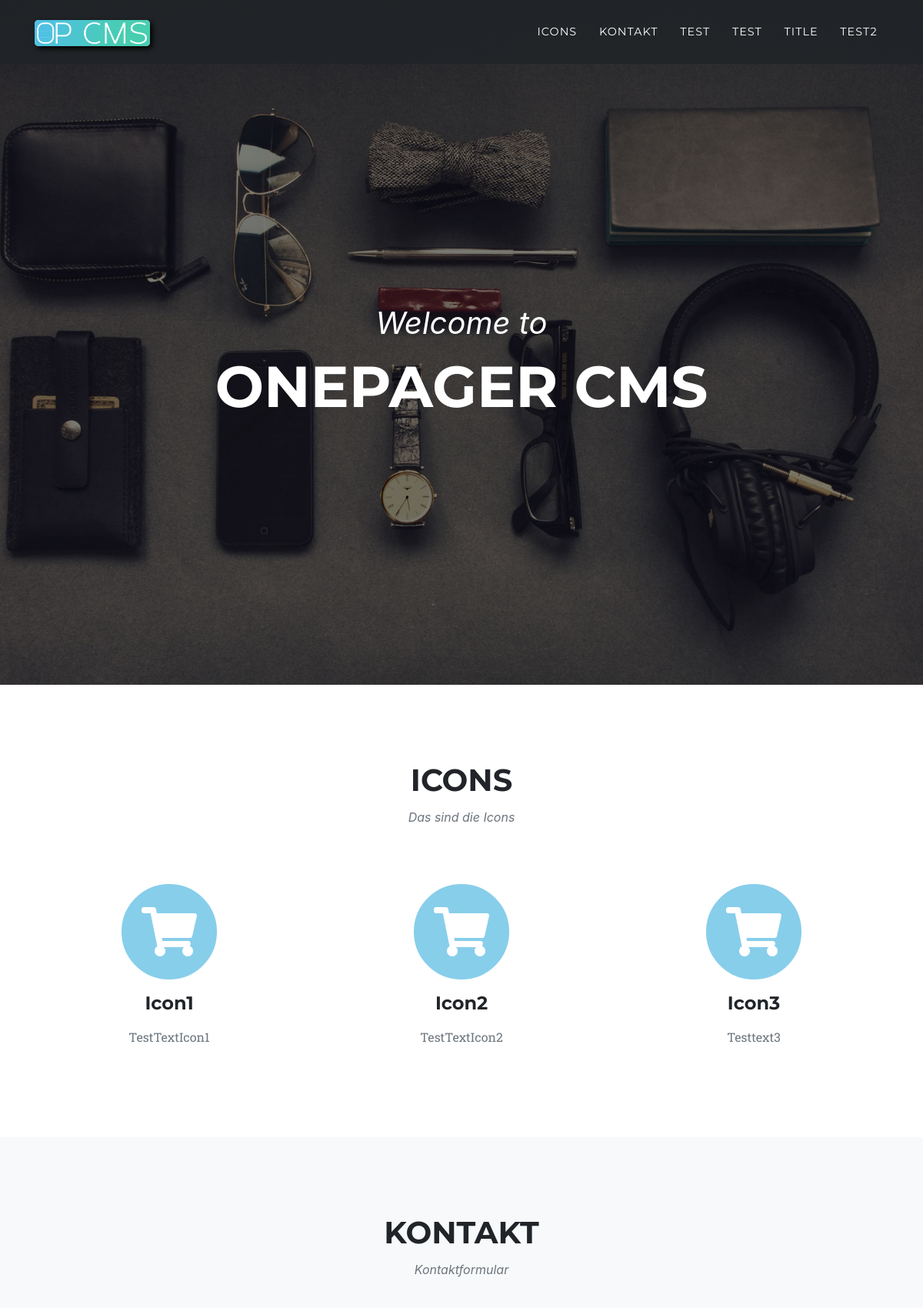
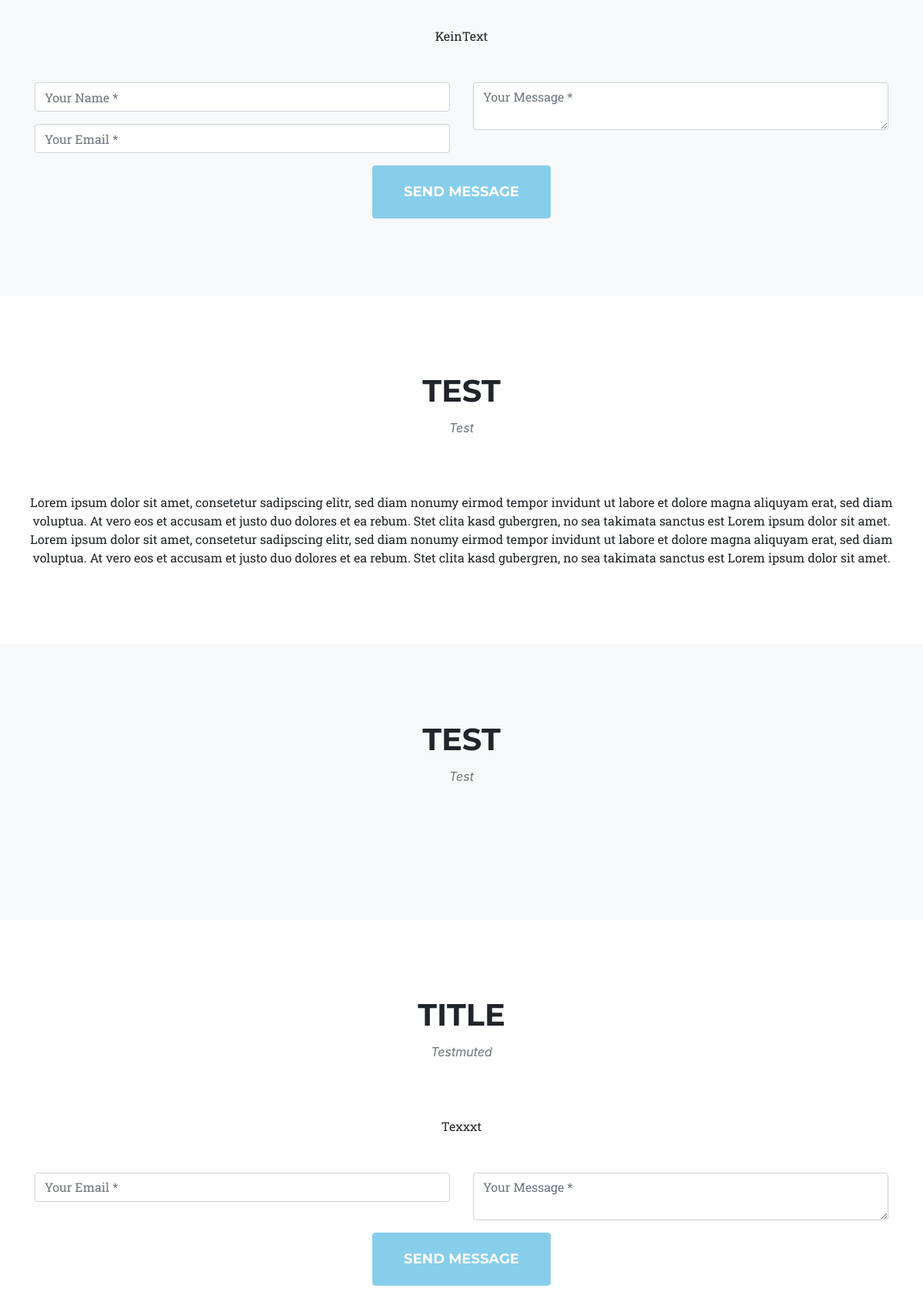
The page /pages/index.php (upper part) on the database its author committed (2 pictures, top to bottom).
### tables this page shows
CREATE TABLE settings
(
    id int PRIMARY KEY,
    setting VARCHAR(255),
    value TEXT
);

CREATE TABLE header
(
    specialid int PRIMARY KEY,
    mutedtitle TEXT,
    title TEXT
);

CREATE TABLE icons
(
  specialid int PRIMARY KEY,
  position int NOT NULL,
  sectiontype VARCHAR(255) NOT NULL,
  title VARCHAR NOT NULL,
  mutedtitle VARCHAR NOT NULL,
  date TEXT NOT NULL,

  iconone VARCHAR (255) NOT NULL,
  icontwo VARCHAR (255) NOT NULL,
  iconthree VARCHAR (255),
  iconfour VARCHAR (255),
  iconfive VARCHAR (255),
  iconsix VARCHAR (255),
  iconseven VARCHAR (255),
  iconeight VARCHAR (255),

  iconheadlineone VARCHAR (255) NOT NULL,
  iconheadlinetwo VARCHAR (255) NOT NULL,
  iconheadlinethree VARCHAR (255),
  iconheadlinefour VARCHAR (255),
  iconheadlinefive VARCHAR (255),
  iconheadlinesix VARCHAR (255),
  iconheadlineseven VARCHAR (255),
  iconheadlineeight VARCHAR (255),

  icontextone TEXT NOT NULL,
  icontexttwo TEXT NOT NULL,
  icontextthree TEXT,
  icontextfour TEXT,
  icontextfive TEXT,
  icontextsix TEXT,
  icontextseven TEXT,
  icontexteight TEXT
);

CREATE TABLE contact
(
  specialid int PRIMARY KEY,
  position int NOT NULL,
  sectiontype VARCHAR(255) NOT NULL,
  title VARCHAR NOT NULL,
  mutedtitle VARCHAR NOT NULL,
  text TEXT NOT NULL,
  date TEXT NOT NULL,
  name BOOLEAN,
  email BOOLEAN,
  message BOOLEAN,
  captcha BOOLEAN
);

CREATE TABLE standard
(
  specialid int PRIMARY KEY,
  position int NOT NULL,
  sectiontype VARCHAR(255) NOT NULL,
  title VARCHAR (255) NOT NULL,
  mutedtitle VARCHAR(255) NOT NULL,
  text TEXT NOT NULL,
  date TEXT NOT NULL

);

### database/SQLSectionActions.php (the view, shortened to what the rows shown need)
<?php
include "../database/Standard.php";
include "../database/Icons.php";
include "../database/Contact.php";
include "../database/SQLSettingActions.php";
class SQLSectionActions implements ISectionActions
{
    public function getAllSections()
    {
        $secation_array = array();
        include '../database/connect.php';
        $prepare = $db->prepare('select * from sections order by position');
        $prepare->execute();
        $r = $prepare->fetchAll();
        for ($i = 0; $i < sizeof($r); $i++) {
            if($r[$i][1] == "standard"){
                $selection = $this->getEntryFromStandardTable($r[$i][2]);
                $superid = $this->getSuperIDForStandardEntry($selection[0]['specialid']);
                $standard = new Standard($selection[0][0], $selection[0][1], $selection[0][2], $selection[0][3], $selection[0][4], $selection[0][5], $selection[0][6], $superid[0][0]);
                array_push($secation_array, $standard);
            }
            if($r[$i][1] == "icons"){
                $selection = $this->getEntryFromIconsTable($r[$i][2]);
                $iconArray = array(
                    $selection[0][6],
                    $selection[0][7],
                    $selection[0][8],
                    $selection[0][9],
                    $selection[0][10],
                    $selection[0][11],
                    $selection[0][12],
                    $selection[0][13],
                );
                $iconHeadlineArray = array(
                    $selection[0][14],
                    $selection[0][15],
                    $selection[0][16],
                    $selection[0][17],
                    $selection[0][18],
                    $selection[0][19],
                    $selection[0][20],
                    $selection[0][21],
                );
                $iconTextArray = array(
                    $selection[0][22],
                    $selection[0][23],
                    $selection[0][24],
                    $selection[0][25],
                    $selection[0][26],
                    $selection[0][27],
                    $selection[0][28],
                    $selection[0][29],
                );
                $superid = $this->getSuperIDForIconsEntry($selection[0]['specialid']);
                $icons = new Icons($selection[0][0], $selection[0][1], $selection[0][2], $selection[0][3], $selection[0][4], $selection[0][5], $iconArray, $iconHeadlineArray, $iconTextArray, $superid[0]['id']);
                array_push($secation_array, $icons);
            }
            if($r[$i][1] == "contact"){
                $prepstandard = $db->prepare('select * from contact where specialid=:specialid');
                $prepstandard->bindValue(':specialid', $r[$i][2]);
                $prepstandard->execute();
                $selection = $prepstandard->fetchAll();
                $superid = $this->getSuperIDForContactEntry($selection[0]['specialid']);
                $contact = new Contact($selection[0][0], $selection[0][1], $selection[0][2], $selection[0][3], $selection[0][4], $selection[0][5], $selection[0][6], $selection[0][7], $selection[0][8], $selection[0][9], $selection[0][10], $superid[0]['id']);
                array_push($secation_array, $contact);
            }
        }
        return $secation_array;
    }
    private function getEntryFromStandardTable($sid){
        include '../database/connect.php';
        $prepstandard = $db->prepare('select * from standard where specialid=:specialid');
        $prepstandard->bindValue(':specialid', $sid);
        $prepstandard->execute();
        $selection = $prepstandard->fetchAll();
        return $selection;
    }
    private function getSuperIDForStandardEntry($sid){
        include '../database/connect.php';
        $prepstandard = $db->prepare('select id from sections where specialid=:specialid AND type=:type');
        $prepstandard->bindValue(':specialid', $sid);
        $prepstandard->bindValue(':type', 'standard');
        $prepstandard->execute();
        $selection = $prepstandard->fetchAll();
        return $selection;
    }
    private function getSuperIDForIconsEntry($sid){
        include '../database/connect.php';
        $prepstandard = $db->prepare('select id from sections where specialid=:specialid AND type=:type');
        $prepstandard->bindValue(':specialid', $sid);
        $prepstandard->bindValue(':type', 'icons');
        $prepstandard->execute();
        $selection = $prepstandard->fetchAll();
        return $selection;
    }
    private function getSuperIDForContactEntry($sid){
        include '../database/connect.php';
        $prepstandard = $db->prepare('select id from sections where specialid=:specialid AND type=:type');
        $prepstandard->bindValue(':specialid', $sid);
        $prepstandard->bindValue(':type', 'contact');
        $prepstandard->execute();
        $selection = $prepstandard->fetchAll();
        return $selection;
    }
    private function getEntryFromIconsTable($sid){
        include '../database/connect.php';
        $prepstandard = $db->prepare('select * from icons where specialid=:specialid');
        $prepstandard->bindValue(':specialid', $sid);
        $prepstandard->execute();
        $selection = $prepstandard->fetchAll();
        return $selection;
    }
    public function showAllSections(){
        $sectionarray = $this->getAllSections();
        if (sizeof($sectionarray) > 0) {
            for ($i = 0; $i < sizeof($sectionarray); $i++) {
                if ($i % 2 == 0) {
                    $bgcolor = "";
                } else {
                    $bgcolor = "bg-light ";
                }
                if ($sectionarray[$i]->getType() == "standard") {
                    $this->showStandardSection($i, $bgcolor, $sectionarray);
                } elseif ($sectionarray[$i]->getType() == "icons") {
                   $this->showIconsSection($i, $bgcolor, $sectionarray);
                }
                elseif ($sectionarray[$i]->getType() == "contact"){
                    $this->showContactSection($i, $bgcolor, $sectionarray);
                }
            }
        } else {
            echo "There are no sections configured.";
        }
    }
    private function showStandardSection($i, $bgcolor, $sectionarray){
        echo '
                  <section class="' . $bgcolor . 'page-section" id="' . $sectionarray[$i]->getTitle() . '">
    <div class="container">
      <div class="row">
        <div class="col-lg-12 text-center">
          <h2 class="section-heading text-uppercase">' . $sectionarray[$i]->getTitle() . '</h2>
          <h3 class="section-subheading text-muted">' . $sectionarray[$i]->getMutedTitle() . '</h3>
        </div>
      </div>
      <div class="row text-center">' . $sectionarray[$i]->getText() . '
      </div>
    </div>
  </section>
                ';
    }
    private function showIconsSection($i, $bgcolor, $sectionarray){
    echo '
                      <section class="' . $bgcolor . 'page-section" id="' . $sectionarray[$i]->getTitle() . '">
    <div class="container">
      <div class="row">
        <div class="col-lg-12 text-center">
          <h2 class="section-heading text-uppercase" >' . $sectionarray[$i]->getTitle() . '</h2>
          <h3 class="section-subheading text-muted">' . $sectionarray[$i]->getMutedTitle() . '</h3>
        </div>
      </div>
      <div class="row text-center">';
    for ($h = 0; $h < count(array_filter($sectionarray[$i]->getIcons())); $h++) {
        echo '
        <div class="col-md-4">
          <span class="fa-stack fa-4x">
            <i class="fas fa-circle fa-stack-2x text-primary"></i>
            <i class="fas ' . $sectionarray[$i]->getIcons()[$h] . ' fa-stack-1x fa-inverse"></i>
          </span>
          <h4 class="service-heading">' . $sectionarray[$i]->getIconHeadline()[$h] . '</h4>
          <p class="text-muted">'. $sectionarray[$i]->getIconTexts()[$h] . '</p>
        </div>
                    ';
    }
        echo '      </div>
    </div>
  </section>';
    }
    private function showContactSection($i, $bgcolor, $sectionarray){
        $settingsActions = new SQLSettingActions();
        $namefield = "";
        $emailfield = "";
        $messagefield = "";
        $captchafield = "";
        if($sectionarray[$i]->getName()){
            $namefield = '
                            <div class="form-group">
                                <input class="form-control" id="name" type="text" placeholder="Your Name *" required="required" data-validation-required-message="Please enter your name.">
                                <p class="help-block text-danger"></p>
                            </div>
                            '
            ;
        }
        if($sectionarray[$i]->getEmail()){
            $emailfield = '
                            <div class="form-group">
                                <input class="form-control" id="email" type="email" placeholder="Your Email *" required="required" data-validation-required-message="Please enter your email address.">
                                <p class="help-block text-danger"></p>
                            </div>
                            '
            ;
        }
        if ($sectionarray[$i]->getMessage()) {
            $messagefield = '
                           <div class="form-group">
                                <textarea class="form-control" id="message" placeholder="Your Message *" required="required" data-validation-required-message="Please enter a message."></textarea>
                                <p class="help-block text-danger"></p>
                            </div>
                            '
            ;
        }
        if($sectionarray[$i]->getCaptcha()){
            $captchafield = '
                           <script src="https://www.google.com/recaptcha/api.js" async defer></script>
                           <div class="g-recaptcha" data-sitekey="' . $settingsActions->getSettingValue("recaptcha_key") . '"></div>'
            ;
        }
        echo'
        <section class="' . $bgcolor . 'page-section" id="' . $sectionarray[$i]->getTitle() . '">
                        <div class="container">
        <div class="row">
            <div class="col-lg-12 text-center">
                <h2 class="section-heading text-uppercase">' . $sectionarray[$i]->getTitle() . '</h2>
                <h3 class="section-subheading text-muted">' . $sectionarray[$i]->getMutedTitle() . '</h3>
                <div class="text-center mb-5">' . $sectionarray[$i]->getText() . '
      </div>
            </div>
        </div>
        <div class="row">
            <div class="col-lg-12">
                <form id="contactForm" name="sentMessage" novalidate="novalidate">
                    <div class="row">
                        <div class="col-md-6">
                            ' . $namefield . $emailfield . '
                        </div>
                        <div class="col-md-6">
                            ' . $messagefield . '
                        </div>
                        <div class="clearfix"></div>
                        <div class="col-lg-12 text-center">
                        ' . $captchafield . '
                            <div id="success"></div>
                            <button id="sendMessageButton" class="btn btn-primary btn-xl text-uppercase" type="submit">Send Message</button>
                        </div>
                    </div>
                </form>
            </div>
        </div>
    </div>
    </section>';
    }
    public function showNavigation()
    {
        $settingActions = new SQLSettingActions();
        $titles = $this->getAllTitles();
        $logo = $settingActions->getSettingValue("logo");
        $logoCSS = $settingActions->getSettingValue("logo_css");
        echo "
<nav class=\"navbar navbar-expand-lg navbar-dark fixed-top\" id=\"mainNav\">
    <div class=\"container\">
        <a class=\"navbar-brand js-scroll-trigger\" href=\"index.php#page-top\"><img style=\" " . $logoCSS . "\" src=\"" . $logo . "\"></a>
        <button class=\"navbar-toggler navbar-toggler-right\" type=\"button\" data-toggle=\"collapse\" data-target=\"#navbarResponsive\" aria-controls=\"navbarResponsive\" aria-expanded=\"false\" aria-label=\"Toggle navigation\">
            Menu
            <i class=\"fas fa-bars\"></i>
        </button>
        <div class=\"collapse navbar-collapse\" id=\"navbarResponsive\">
            <ul class=\"navbar-nav text-uppercase ml-auto\">";
        echo "</ul>
        </div>
    </div>
</nav>";
    }
    public function getAllTitles()
    {
        $titleArray = Array();
        $allSections = $this->getAllSections();
        for ($i = 0; $i < sizeof($allSections); $i++) {
            array_push($titleArray, $allSections[$i]->getTitle());
        }
        return $titleArray;
    }
}

### database/SQLHeaderActions.php (shortened to what the rows shown need)
<?php
class SQLHeaderActions
{
    public function showHeader()
    {
        echo "<header class=\"masthead\">
    <div class=\"container\">
        <div class=\"intro-text\">
            <div class=\"intro-lead-in\">" . $this->getHeaderMutedTitle() . "</div>
            <div class=\"intro-heading text-uppercase\">" . $this->getHeaderTitle() . "</div>
        </div>
    </div>
</header>";
    }
    public function getHeaderMutedTitle()
    {
        include '../database/connect.php';
        try {
            $seltitle = $db->prepare("SELECT mutedtitle FROM header WHERE specialid = :specialid;");
            $seltitle->bindValue(':specialid', 0);
            $seltitle->execute();
            $mtitle = $seltitle->fetch();
            return $mtitle['mutedtitle'];
        } catch (Exception $exception) {
            echo 'Something went wrong: ' . $exception->getMessage();
        }
    }
    public function getHeaderTitle()
    {
        include '../database/connect.php';
        try {
            $seltitle = $db->prepare("SELECT title FROM header WHERE specialid = :specialid;");
            $seltitle->bindValue(':specialid', 0);
            $seltitle->execute();
            $title = $seltitle->fetch();
            return $title['title'];
        } catch (Exception $exception) {
            echo 'Something went wrong: ' . $exception->getMessage();
        }
    }
}

### rows shown on the page
settings: value (picture)
header: mutedtitle "Welcome to", title "ONEPAGER CMS"
icons: title "ICONS", mutedtitle "Das sind die Icons", sectiontype "icons" (drawn), iconheadlineone "Icon1", icontextone "TestTextIcon1", iconheadlinetwo "Icon2", icontexttwo "TestTextIcon2", iconheadlinethree "Icon3", icontextthree "Testtext3"
contact: title "KONTAKT", mutedtitle "Kontaktformular", text "KeinText"
standard: title "TEST", mutedtitle "Test", text "Lorem ipsum dolor sit amet, consetetur sadipscing elitr, sed diam nonumy eirmod tempor invidunt ut labore et dolore magna aliquyam erat, sed diam voluptua. At vero eos et accusam et justo duo dolores et ea rebum. Stet clita kasd gubergren, no sea takimata sanctus est Lorem ipsum dolor sit amet. Lorem ipsum dolor sit amet, consetetur sadipscing elitr, sed diam nonumy eirmod tempor invidunt ut labore et dolore magna aliquyam erat, sed diam voluptua. At vero eos et accusam et justo duo dolores et ea rebum. Stet clita kasd gubergren, no sea takimata sanctus est Lorem ipsum dolor sit amet."
icons: title "TEST", mutedtitle "Test"
contact: title "TITLE", mutedtitle "Testmuted", text "Texxxt"

### other values the page prints
$titles[$i] "ICONS"
$titles[$i] "KONTAKT"
$titles[$i] "TEST"
$titles[$i] "TITLE"
$titles[$i] "TEST2"
